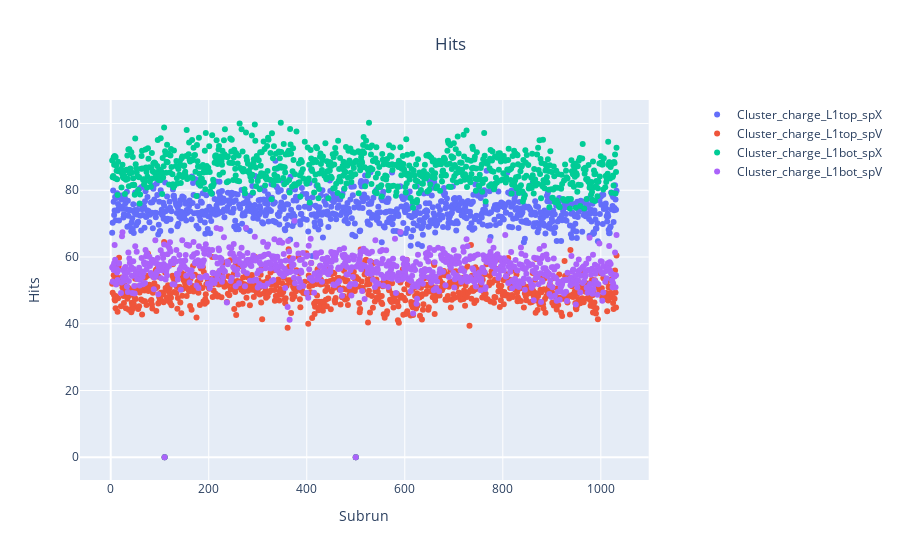

Source (notebook cell):
### Code cell
fig = make_subplots(specs=[[{"secondary_y": True}]])

fig.add_trace( 
    go.Scatter(x=cluster_pd.subrun,y=cluster_pd.Cluster_charge_L1top_spX,
              mode="markers",name="Cluster_charge_L1top_spX",
              ))

fig.add_trace( 
    go.Scatter(x=cluster_pd.subrun,y=cluster_pd.Cluster_charge_L1top_spV,
              mode="markers",name="Cluster_charge_L1top_spV",
              ))

fig.add_trace( 
    go.Scatter(x=cluster_pd.subrun,y=cluster_pd.Cluster_charge_L1bot_spX,
          mode="markers",name="Cluster_charge_L1bot_spX",
          ))

fig.add_trace( 
    go.Scatter(x=cluster_pd.subrun,y=cluster_pd.Cluster_charge_L1bot_spV,
          mode="markers",name="Cluster_charge_L1bot_spV",
          ))

        

fig.update_layout(title=dict(text='Hits', x=0.5),
                   yaxis_title='Hits',
                   xaxis_title='Subrun')
fig.show()

### Figure 1 — Plotly figure (JSON) as saved in the notebook; plotly's stock layout.template omitted (floating-point values rounded to 4 significant figures; data arrays with more than 128 entries replaced by an {"elided": "..."} marker saying what was removed)
{"data": [{"mode": "markers", "name": "Cluster_charge_L1top_spX", "type": "scatter", "x": {"elided": "873 int values"}, "y": {"elided": "873 float values"}}, {"mode": "markers", "name": "Cluster_charge_L1top_spV", "type": "scatter", "x": {"elided": "873 int values"}, "y": {"elided": "873 float values"}}, {"mode": "markers", "name": "Cluster_charge_L1bot_spX", "type": "scatter", "x": {"elided": "873 int values"}, "y": {"elided": "873 float values"}}, {"mode": "markers", "name": "Cluster_charge_L1bot_spV", "type": "scatter", "x": {"elided": "873 int values"}, "y": {"elided": "873 float values"}}], "layout": {"title": {"text": "Hits", "x": 0.5}, "xaxis": {"anchor": "y", "domain": [0, 0.94], "title": {"text": "Subrun"}}, "yaxis": {"anchor": "x", "domain": [0, 1], "title": {"text": "Hits"}}, "yaxis2": {"anchor": "x", "overlaying": "y", "side": "right"}}}
